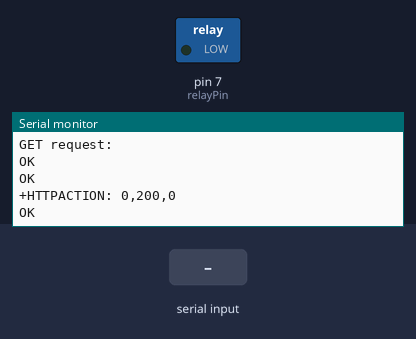
The sketch below on a simulated Arduino Uno, built with avr-gcc and run on an emulated ATmega328P. On the bench: switched loads named in the sketch (green lamp = pin HIGH), the last lines printed to the serial monitor. The test bench sets the inputs (shaded band). The modem accepts every AT command (registered, SIM ready, sends succeed) and sends nothing else.

Above: at 5.7 s.
5.8 s: "AT+\n" received over the second serial link
At 7.0 s:
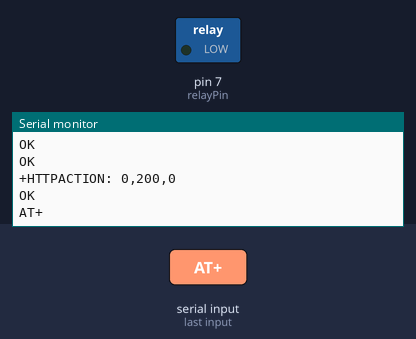
7.3 s: "+HTTPACTION:\n" received over the second serial link
At 8.3 s:
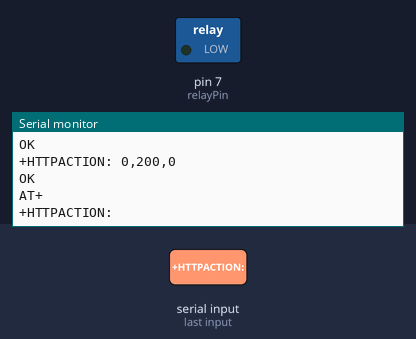
8.8 s: "+HTTPREAD:\n" received over the second serial link
At 9.4 s:
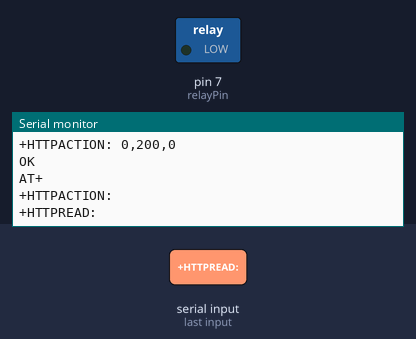

Measured:
- after the input at 5.8 s, the serial monitor: prints a new line at once (image 1)
- after the input at 7.3 s, the serial monitor: prints a new line at once (image 2)
- after the input at 8.8 s, the serial monitor: prints a new line at once (image 3)

The sketch:

GSM_code.ino
```cpp
#include <SoftwareSerial.h>
#include <ArduinoJson.h>
#include "pins.h"

SoftwareSerial GSM(recevier, transferer); // RX-pin7, TX-pin8

#include "helpers.h"    // GSM cmds parser
#include "requests.h"   // Functions for GET & POST
#include "hcsr04.h"     // HCSR04 sensor code
#include "relay.h"      // Relay Switch code

String APN_name = "bsnlnet";                            // change the APN name as per the SIM card

bool test=true, alt = true;
int swi = -1,time_unit=1000;                            //units of time to delay
float depth;
unsigned int wait = 2;
const size_t capacity = JSON_OBJECT_SIZE(1) + 30;
DynamicJsonDocument doc(capacity);                      // JSON datatype to store response from server

void changeFilter(String key);
StaticJsonDocument<200> filter;

void setup()
{
//  ----- SETTING UP SIM900A & I/O------------
  GSM.begin(9600);
  Serial.begin(9600);
//
  pinMode(trigPin, OUTPUT);
  pinMode(echoPin, INPUT);
  pinMode(relayPin, OUTPUT);
  digitalWrite(resetPin,HIGH);
  response = "";
  char comand[50];
  String cmd = "AT+SAPBR=3,1,\"APN\",\"" + APN_name + "\"\"";   // Setup APN name of GSM code
  cmd.toCharArray(comand , cmd.length());
  sendGSM(comand);
  sendGSM("AT+SAPBR=1,1",3000);
  sendGSM("AT+HTTPINIT");                                     // Turn on mobile data
  sendGSM("AT+HTTPPARA=\"CID\",1");
  actionState = AS_IDLE;                                      // actionState is user-defined datatype enum
  Serial.println("Set-up Done");
}

void loop()
{
// ----- GETTING DEPTH FROM THE SENSOR -------------------
    if(test){
      if(alt){
        depth = 10;
        alt = false;
      }
      else{
        depth = 2;
        alt = true;
      }
    }
    else
      depth = findDepth();

    Serial.println("Depth : "+String(depth));

//  ----- SENDING DATA TO SERVER VIA GET REQUEST ---------
//  ------ FOR GET METHOD ----

    make_GET_request(depth,doc);

//  ------ FOR POST METHOD ----

//     make_POST_request(depth,doc);


//   ----- CHECKING ACTION STATE ---------
     if(actionState == AS_LOST_CONNECTION){
      Serial.println("Some Error Occured , Resetting");
      if ( wait >= 32768 )
        wait = wait;
      else
        wait = wait+wait;
      delay(wait*time_unit);
      setup();
    }
    wait = 5;

//  ------ CONVERTING TO JSON ----

    changeFilter("sc");
    DeserializationError error = deserializeJson(doc, response,DeserializationOption::Filter(filter));
    if (error) {
      Serial.print(F("deserializeJson() failed: "));
      Serial.println(error.c_str());
      return;
    }

    serializeJsonPretty(doc, Serial);
    Serial.println();
    if(doc["sc"]==200  ) {
      changeFilter("s");
      error = deserializeJson(doc, response,DeserializationOption::Filter(filter));
      if (error) {
        Serial.print(F("deserializeJson() failed: "));
        Serial.println(error.c_str());
        return;
      }
      serializeJsonPretty(doc, Serial);
      Serial.println();
      swi = int(doc["s"]);
      turn_bulb(swi);
      changeFilter("a");
      error = deserializeJson(doc, response,DeserializationOption::Filter(filter));
      if (error) {
        Serial.print(F("deserializeJson() failed: "));
        Serial.println(error.c_str());
        return;
      }
      serializeJsonPretty(doc, Serial);

    }
    else{
      delay(wait*time_unit);
      return;
    }

    Serial.print("Level of motor : " + String(depth) + " and switch is " + String(digitalRead(relayPin)));
    Serial.println("\n\n\n");

    delay(wait*time_unit);


}

void changeFilter(String key){
  filter.clear();
  filter[key] = true;
}
```

data_types.h
```cpp
#include <ArduinoJson.h>


enum _parseState {
  PS_DETECT_MSG_TYPE,

  PS_IGNORING_COMMAND_ECHO,

  PS_HTTPACTION_TYPE,
  PS_HTTPACTION_RESULT,
  PS_HTTPACTION_LENGTH,

  PS_HTTPREAD_LENGTH,
  PS_HTTPREAD_CONTENT
};

enum _actionState {
  AS_IDLE,
  AS_WAITING_FOR_RESPONSE,
  AS_RECEIVED_RESPONSE,
  AS_LOST_CONNECTION,
};
```

hcsr04.h
```cpp
float findDepth() {
  digitalWrite(trigPin,LOW);
  delayMicroseconds(2);
  digitalWrite(trigPin, HIGH);
  delayMicroseconds(10);
  digitalWrite(trigPin, LOW);

  float duration = pulseIn(echoPin, HIGH);

  float depth = (duration /2)* 0.0343;
  return depth;

}
```

helpers.h
```cpp
#include <SoftwareSerial.h>
#include "data_types.h"
#define MAX_LENGHT 75

//SoftwareSerial GSM(7, 8); // RX, TX

void parseATText(byte);
void add_to_response(String, String);
void reset_Arduino(void);

byte actionState = AS_IDLE;
unsigned long lastActionTime = 0;


byte parseState = PS_DETECT_MSG_TYPE;
char buffer[180];
byte pos = 0;
String response;
int contentLength = 0;
String status_code;

void resetBuffer() {
  memset(buffer, 0, sizeof(buffer));
  pos = 0;
}


void sendGSM(String msg, int waitMs = 500) {
  GSM.println(msg);
  while(GSM.available()) {

    byte b = GSM.read();
    parseATText(b);
  }
  delay(waitMs);
}


void checkGSM() {
  lastActionTime = millis();
  while(actionState == AS_WAITING_FOR_RESPONSE) {
    while(GSM.available()) {
      parseATText(GSM.read());
    }
    if(lastActionTime + 10000 <=millis()){
        actionState = AS_LOST_CONNECTION;
        return;
      }
  }
}


void parseATText(byte b) {
//  if(test)
    Serial.print(char(b));
//    Serial.println(parseState);
  buffer[pos++] = b;

  if ( pos >= sizeof(buffer) )
    resetBuffer(); // just to be safe

  switch (parseState) {
  case PS_DETECT_MSG_TYPE:
    {
      if ( b == '\n' )
        resetBuffer();
      else {
        if ( pos == 3 && strcmp(buffer, "AT+") == 0 ) {
          parseState = PS_IGNORING_COMMAND_ECHO;
        }
        else if ( b == ':' ) {

          if ( strcmp(buffer, "+HTTPACTION:") == 0 ) {
            parseState = PS_HTTPACTION_TYPE;
          }
          else if ( strcmp(buffer, "+HTTPREAD:") == 0 ) {
            parseState = PS_HTTPREAD_LENGTH;
          }
          resetBuffer();
        }
      }
    }
    break;

  case PS_IGNORING_COMMAND_ECHO:
    {
//      Serial.println("PS_IGNORING_COMMAND_ECHO");
      if ( b == '\n' ) {
        parseState = PS_DETECT_MSG_TYPE;
        resetBuffer();
      }
    }
    break;

  case PS_HTTPACTION_TYPE:
    {
//      Serial.println("PS_HTTPACTION_TYPE");
      if ( b == ',' ) {
        parseState = PS_HTTPACTION_RESULT;
        status_code = "";
        resetBuffer();
      }
    }
    break;

  case PS_HTTPACTION_RESULT:
    {
//      Serial.println("PS_HTTPACTION_RESULT");
      if ( b == ',' ) {
        parseState = PS_HTTPACTION_LENGTH;
        resetBuffer();
      }
      else {
        status_code+=char(b);
      }
    }
    break;

  case PS_HTTPACTION_LENGTH:
    {
//      Serial.println("PS_HTTPACTION_LENGTH");
      if ( b == '\n' ) {
        // now request content


        GSM.print("AT+HTTPREAD=0,");

        GSM.println(buffer);

        parseState = PS_DETECT_MSG_TYPE;
        resetBuffer();
      }
    }
    break;

  case PS_HTTPREAD_LENGTH:
    {
//      Serial.println("PS_HTTPREAD_LENGTH");
      if ( b == '\n' ) {
        contentLength = atoi(buffer);
        parseState = PS_HTTPREAD_CONTENT;
        resetBuffer();
      }
    }
    break;

  case PS_HTTPREAD_CONTENT:
    {
//      Serial.println("PS_HTTPREAD_CONTENT");
      // for this demo I'm just showing the content bytes in the serial monitor
//      Serial.write(b);
      response += char(b);
      contentLength--;

      if ( contentLength <= 0 ) {

        // all content bytes have now been read
        add_to_response("sc",status_code);
        parseState = PS_DETECT_MSG_TYPE;
        resetBuffer();
//        response.toCharArray(response_arr, response.length());
        actionState = AS_RECEIVED_RESPONSE;
      }
    }
    break;
  }
}

void add_to_response(String key , String value) {
  response.trim();
  response.remove(response.length()-1,1);
  response = response + ",\"" + key + "\":" + value + "}";

}
```

relay.h
```cpp
void turn_bulb(int s) {
  if(s==1) {
    digitalWrite(relayPin,LOW);
  }
  else if(s==0) {
    digitalWrite(relayPin,HIGH);
  }
}
```

requests.h
```cpp
void GET_request(float);
void POST_request(float);


void make_GET_request(float depth,JsonDocument& doc) {

  if(actionState != AS_IDLE) return;

  GET_request(depth);
  if(actionState != AS_RECEIVED_RESPONSE) return;

  if(actionState == AS_RECEIVED_RESPONSE) {
    actionState = AS_IDLE;
    return;
  }

}

void make_POST_request(float depth,JsonDocument& doc) {

  if(actionState != AS_IDLE) return;

  POST_request(depth);
  if(actionState != AS_RECEIVED_RESPONSE) return;

  if(actionState == AS_RECEIVED_RESPONSE) {
    actionState = AS_IDLE;
    return;
  }
}


void GET_request(float depth) {
  if(actionState != AS_IDLE)
    return;
  Serial.println("GET request:  ");
  actionState = AS_WAITING_FOR_RESPONSE;
  response = "";
  String para = "AT+HTTPPARA=\"URL\"";
  String url = "\"http://jayashankar.pythonanywhere.com/abcdef/depth?d=";
  String set_url = para + ","+url + String(depth) + "\"";
  sendGSM(set_url);
  sendGSM("AT+HTTPACTION=0");                                             // Make GET request
  checkGSM();


}


void POST_request(float depth) {

  if(actionState != AS_IDLE)
    return;
  Serial.println("POST request:  ");
  actionState = AS_WAITING_FOR_RESPONSE;
  response = "";
  String para = "AT+HTTPPARA=\"URL\"";
  String url = "\"http://jayashankar.pythonanywhere.com/abcdef/depth";
  String body = "{ \"depth\" :" +String(depth)+ "}";

  String set_url = para + ","+url;

  sendGSM(set_url);
  sendGSM("AT+HTTPPARA=\"CONTENT\",\"application/json\"");
  sendGSM("AT+HTTPDATA=" + String(body.length()) + ",100000");
  sendGSM(body);
  sendGSM("AT+HTTPACTION=1");                                             // Make POST request
  checkGSM();
}
```

pins.h
```cpp
#define trigPin 10
#define echoPin 9
#define relayPin 7
#define recevier 4
#define transferer 8
#define resetPin 5
```
